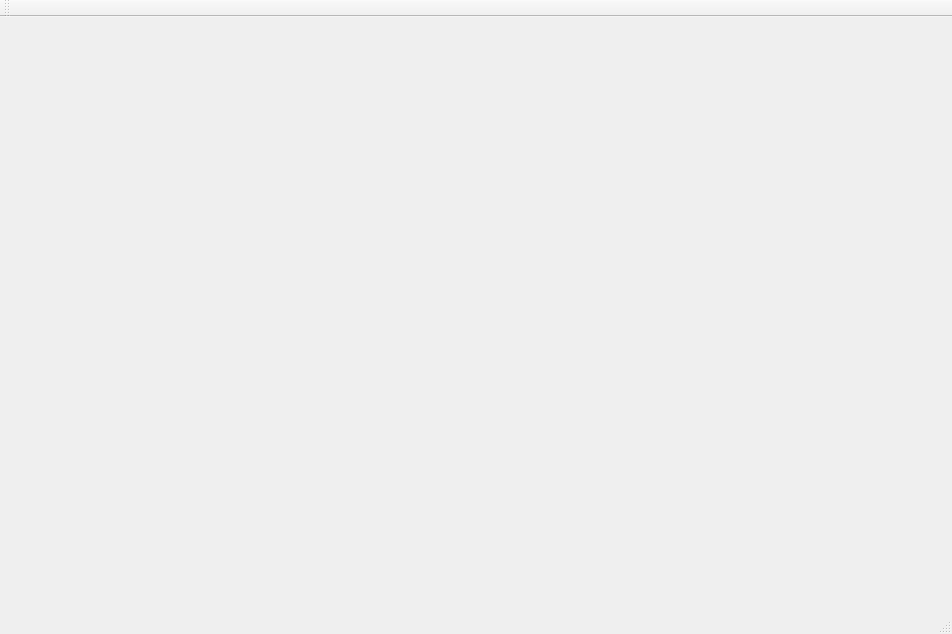
<?xml version="1.0" encoding="UTF-8"?>
<ui version="4.0">
 <class>MainWindow</class>
 <widget class="QMainWindow" name="MainWindow">
  <property name="geometry">
   <rect>
    <x>0</x>
    <y>0</y>
    <width>952</width>
    <height>634</height>
   </rect>
  </property>
  <property name="windowTitle">
   <string>MainWindow</string>
  </property>
  <widget class="QWidget" name="centralWidget"/>
  <widget class="QToolBar" name="mainToolBar">
   <attribute name="toolBarArea">
    <enum>TopToolBarArea</enum>
   </attribute>
   <attribute name="toolBarBreak">
    <bool>false</bool>
   </attribute>
  </widget>
  <widget class="QStatusBar" name="statusBar"/>
  <action name="actionnew_graph">
   <property name="text">
    <string>new graph</string>
   </property>
  </action>
  <action name="actionsave_graph">
   <property name="text">
    <string>save graph</string>
   </property>
  </action>
  <action name="actionexit">
   <property name="text">
    <string>exit</string>
   </property>
  </action>
  <action name="actionopen_graph">
   <property name="text">
    <string>open graph</string>
   </property>
  </action>
 </widget>
 <layoutdefault spacing="6" margin="11"/>
 <resources/>
 <connections/>
</ui>
